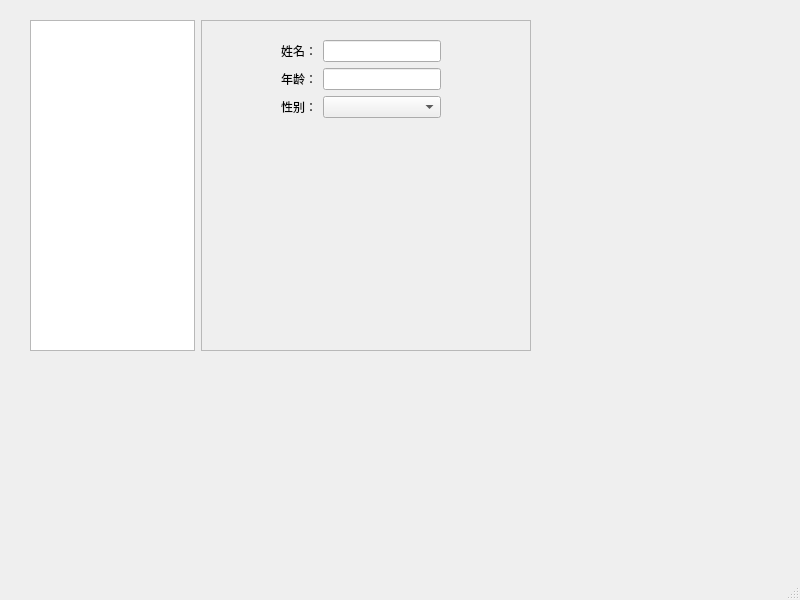
<?xml version="1.0" encoding="UTF-8"?>
<ui version="4.0">
 <class>MainWindow</class>
 <widget class="QMainWindow" name="MainWindow">
  <property name="geometry">
   <rect>
    <x>0</x>
    <y>0</y>
    <width>800</width>
    <height>600</height>
   </rect>
  </property>
  <property name="windowTitle">
   <string>MainWindow</string>
  </property>
  <widget class="QWidget" name="centralwidget">
   <widget class="QWidget" name="horizontalLayoutWidget">
    <property name="geometry">
     <rect>
      <x>30</x>
      <y>20</y>
      <width>501</width>
      <height>331</height>
     </rect>
    </property>
    <layout class="QHBoxLayout" name="horizontalLayout">
     <item>
      <widget class="QTreeView" name="treeView">
       <property name="sizePolicy">
        <sizepolicy hsizetype="Expanding" vsizetype="Expanding">
         <horstretch>1</horstretch>
         <verstretch>0</verstretch>
        </sizepolicy>
       </property>
      </widget>
     </item>
     <item>
      <widget class="QFrame" name="frame">
       <property name="sizePolicy">
        <sizepolicy hsizetype="Expanding" vsizetype="Expanding">
         <horstretch>2</horstretch>
         <verstretch>0</verstretch>
        </sizepolicy>
       </property>
       <property name="frameShape">
        <enum>QFrame::StyledPanel</enum>
       </property>
       <property name="frameShadow">
        <enum>QFrame::Raised</enum>
       </property>
       <widget class="QWidget" name="formLayoutWidget">
        <property name="geometry">
         <rect>
          <x>80</x>
          <y>20</y>
          <width>160</width>
          <height>211</height>
         </rect>
        </property>
        <layout class="QFormLayout" name="formLayout">
         <item row="0" column="0">
          <widget class="QLabel" name="label">
           <property name="text">
            <string>姓名：</string>
           </property>
          </widget>
         </item>
         <item row="0" column="1">
          <widget class="QLineEdit" name="lineEdit"/>
         </item>
         <item row="1" column="0">
          <widget class="QLabel" name="label_2">
           <property name="text">
            <string>年龄：</string>
           </property>
          </widget>
         </item>
         <item row="1" column="1">
          <widget class="QLineEdit" name="lineEdit_2"/>
         </item>
         <item row="2" column="0">
          <widget class="QLabel" name="label_3">
           <property name="text">
            <string>性别：</string>
           </property>
          </widget>
         </item>
         <item row="2" column="1">
          <widget class="QComboBox" name="comboBox"/>
         </item>
        </layout>
       </widget>
      </widget>
     </item>
    </layout>
   </widget>
  </widget>
  <widget class="QMenuBar" name="menubar">
   <property name="geometry">
    <rect>
     <x>0</x>
     <y>0</y>
     <width>800</width>
     <height>22</height>
    </rect>
   </property>
  </widget>
  <widget class="QStatusBar" name="statusbar"/>
 </widget>
 <resources/>
 <connections/>
</ui>
